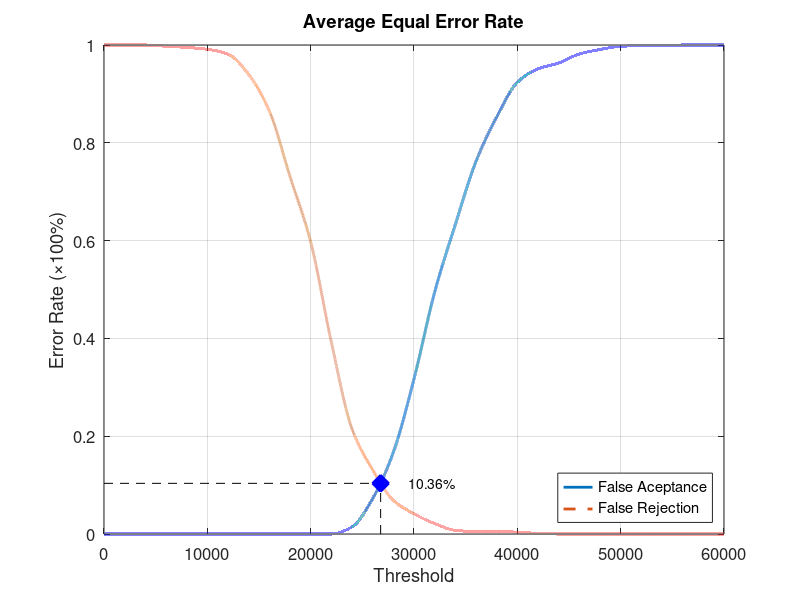
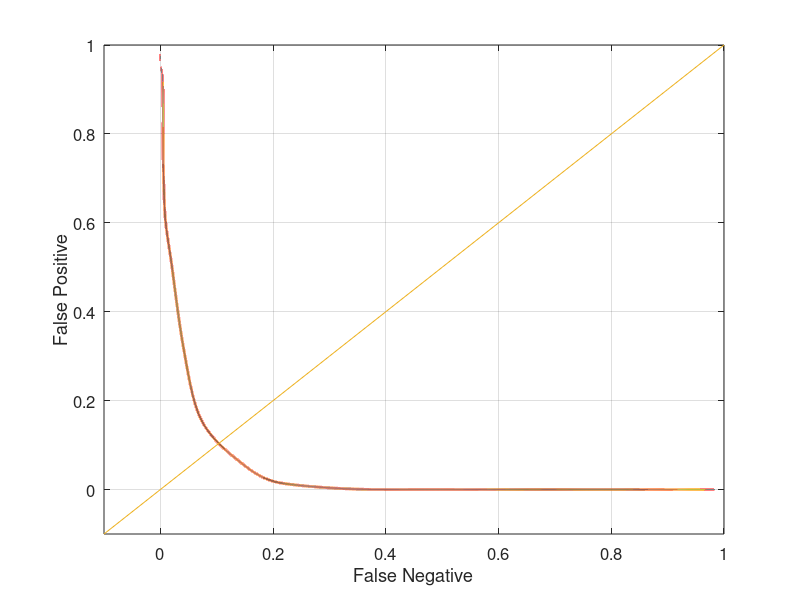

These charts were generated, in order, by the following MATLAB code:
function yEER = Experiment1Average
close all;
clear;
clc;
x = 0:2000:60000;
xq = 0:0.5:60000;

y0 = [0 0 0 0 0 0 0 0 0 0 0 0 0.0144737 0.0723684 0.167105 0.317105 0.494737 0.632895 0.761842 0.852632 0.923684 0.951316 0.963158 0.981579 0.990789 0.997368 0.998684 0.998684 1 1 1];
yy0 = interp1(x, y0, xq, 'pchip');
y1 = [1 1 1 0.9975 0.995 0.99125 0.98125 0.94 0.865 0.73125 0.5975 0.3925 0.215 0.13125 0.06875 0.04125 0.02125 0.0075 0.005 0.005 0.00375 0.00125 0 0 0 0 0 0 0 0 0];
yy1 = interp1(x, y1, xq, 'pchip');

% Calculating EER: 
y2 = abs(y0 - y1);
find(y2 == min(y2))
yy2 = abs(yy0 - yy1);
xEER = find(yy2 == min(yy2));
xEERIndex = xq(xEER) % X-axis EER
yEER = yy0(xEER) % Y-axis EER

main = figure
plot(xq, yy0,'-','LineWidth', 2);	hold on
plot(xq, yy1,'--','LineWidth', 2);	hold on
plot([xEERIndex xEERIndex], [0 yEER], 'k--');	hold on
plot([0 xEERIndex], [yEER yEER], 'k--');	hold on
plot(xEERIndex, yEER, 'bx', 'LineWidth', 10);	hold on
text(xEERIndex + 10 * xEERIndex / 100, yEER, [num2str(round((10000 * yEER)) / 100) '%'])
legend('False Aceptance', 'False Rejection', 'Location', 'SouthEast')
xlabel('Threshold')
ylabel('Error Rate (\times100%)')
title('Average Equal Error Rate')
set(gca, 'FontSize', 12)
axis([0 60000 0 1])
grid on

print(main, 'Experiment1AverageMain', '-dpng');
FNRxFPR = figure('Color', [1 1 1]);
plot(yy1, yy0, '-', yy1, yy0, 'LineWidth', 2);
hold on
y = -0.1:0.1:1
plot(y, y); 
set(gca, 'FontSize', 12)
xlabel('False Negative')
ylabel('False Positive')
axis([-0.1 1 -0.1 1])
set(gca, 'FontSize', 12)
grid on

print(FNRxFPR, 'Experiment1AverageFNRxFPR','-dpng');
end
